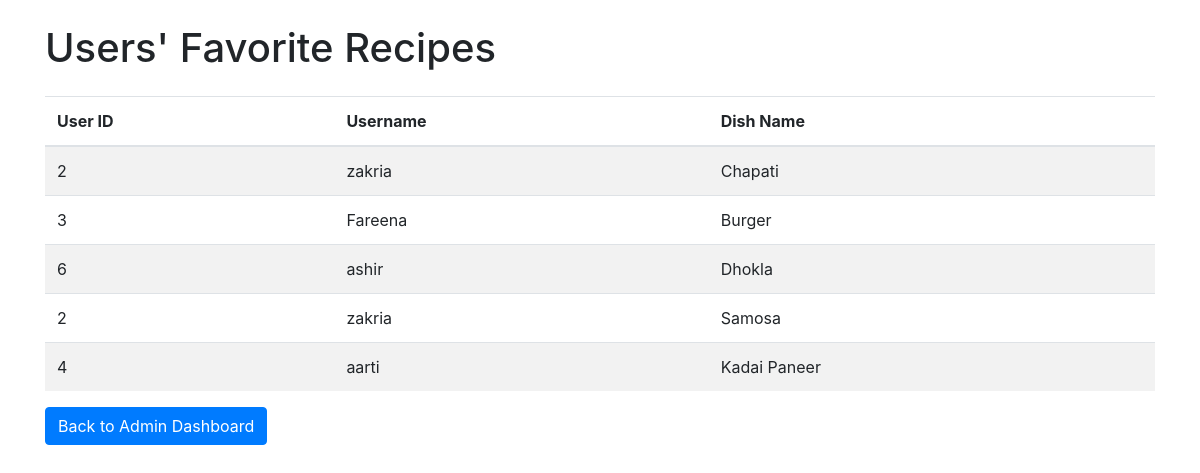
/view_recipes, run on the app's committed database.
### app.py (models this page shows)
class FavoriteDish(db.Model):
    id = db.Column(db.Integer, primary_key=True)
    dish_name = db.Column(db.String(100), nullable=False)
    user_id = db.Column(db.Integer, db.ForeignKey('user.id'), nullable=False)
    user = db.relationship('User', backref='favorite_dishes')

class User(UserMixin, db.Model):
    id = db.Column(db.Integer, primary_key=True)
    username = db.Column(db.String(150), nullable=False, unique=True)
    password = db.Column(db.String(150), nullable=False)

### app.py (the view)
@app.route('/view_recipes')
def view_recipes():
    favorites = FavoriteDish.query.join(User).all()
    return render_template('view_recipes.html', favorites=favorites)

### templates/view_recipes.html (shortened to what this page needs)
<!DOCTYPE html>
<html lang="en">
<head>
    <link rel="stylesheet" href="https://maxcdn.bootstrapcdn.com/bootstrap/4.5.2/css/bootstrap.min.css">
</head>
<body>
    <div class="container">
        <h1 class="mt-4">Users' Favorite Recipes</h1>
        {% if favorites %}
            <table class="table table-striped mt-4">
                <thead>
                    <tr>
                        <th>User ID</th>
                        <th>Username</th>
                        <th>Dish Name</th>
                    </tr>
                </thead>
                <tbody>
                    {% for favorite in favorites %}
                        <tr>
                            <td>{{ favorite.user.id }}</td>
                            <td>{{ favorite.user.username }}</td>
                            <td>{{ favorite.dish_name }}</td>
                        </tr>
                    {% endfor %}
                </tbody>
            </table>
        {% else %}
            <p>No favorite dishes found.</p>
        {% endif %}
        <a href="{{ url_for('admin_page') }}" class="btn btn-primary">Back to Admin Dashboard</a>
    </div>
</body>
</html>

### data on the page
FavoriteDish: user.id "2", user.username "zakria", dish_name "Chapati"
FavoriteDish: user.id "3", user.username "Fareena", dish_name "Burger"
FavoriteDish: user.id "6", user.username "ashir", dish_name "Dhokla"
FavoriteDish: user.id "2", user.username "zakria", dish_name "Samosa"
FavoriteDish: user.id "4", user.username "aarti", dish_name "Kadai Paneer"
